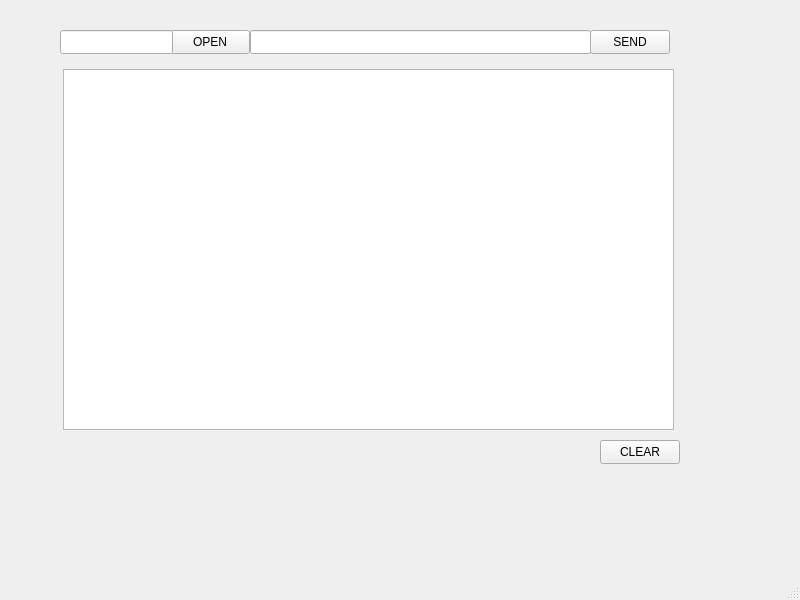
<?xml version="1.0" encoding="UTF-8"?>
<ui version="4.0">
 <class>MainWindow</class>
 <widget class="QMainWindow" name="MainWindow">
  <property name="geometry">
   <rect>
    <x>0</x>
    <y>0</y>
    <width>800</width>
    <height>600</height>
   </rect>
  </property>
  <property name="windowTitle">
   <string>MainWindow</string>
  </property>
  <widget class="QWidget" name="centralwidget">
   <widget class="QPushButton" name="pushButton">
    <property name="geometry">
     <rect>
      <x>170</x>
      <y>30</y>
      <width>80</width>
      <height>24</height>
     </rect>
    </property>
    <property name="text">
     <string>OPEN</string>
    </property>
   </widget>
   <widget class="QPushButton" name="pushButton_2">
    <property name="geometry">
     <rect>
      <x>590</x>
      <y>30</y>
      <width>80</width>
      <height>24</height>
     </rect>
    </property>
    <property name="text">
     <string>SEND</string>
    </property>
   </widget>
   <widget class="QLineEdit" name="lineEdit">
    <property name="geometry">
     <rect>
      <x>250</x>
      <y>30</y>
      <width>341</width>
      <height>24</height>
     </rect>
    </property>
   </widget>
   <widget class="QLineEdit" name="lineEdit_2">
    <property name="geometry">
     <rect>
      <x>60</x>
      <y>30</y>
      <width>113</width>
      <height>24</height>
     </rect>
    </property>
   </widget>
   <widget class="QPlainTextEdit" name="plainTextEdit">
    <property name="geometry">
     <rect>
      <x>63</x>
      <y>69</y>
      <width>611</width>
      <height>361</height>
     </rect>
    </property>
   </widget>
   <widget class="QPushButton" name="pushButton_3">
    <property name="geometry">
     <rect>
      <x>600</x>
      <y>440</y>
      <width>80</width>
      <height>24</height>
     </rect>
    </property>
    <property name="text">
     <string>CLEAR</string>
    </property>
   </widget>
  </widget>
  <widget class="QMenuBar" name="menubar">
   <property name="geometry">
    <rect>
     <x>0</x>
     <y>0</y>
     <width>800</width>
     <height>21</height>
    </rect>
   </property>
  </widget>
  <widget class="QStatusBar" name="statusbar"/>
 </widget>
 <resources/>
 <connections/>
</ui>
